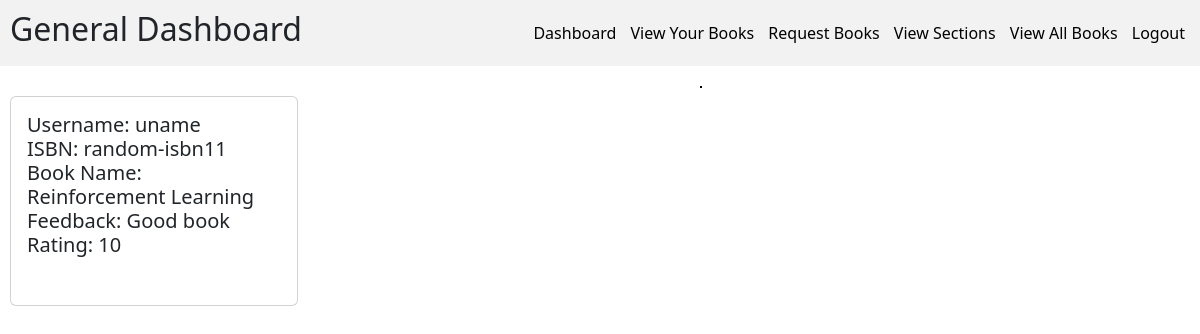
Before: /readFeedback/ (signed in) with the older database file.
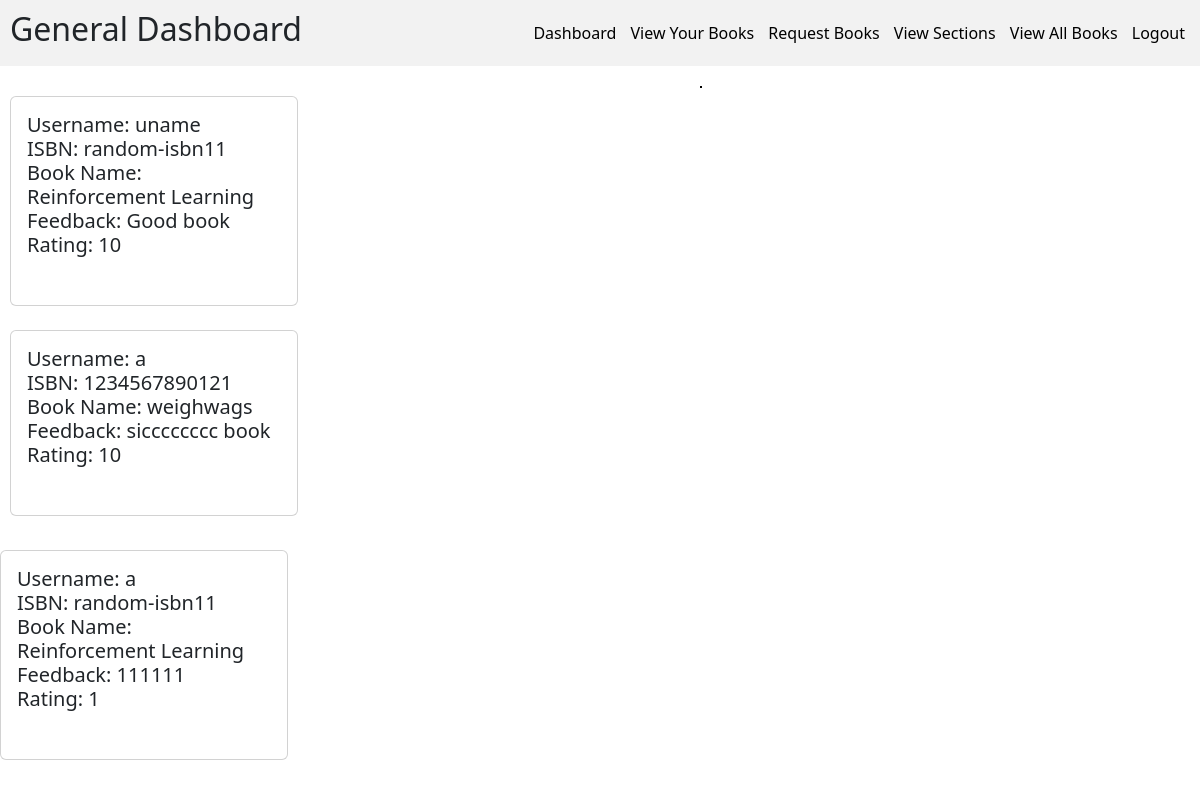
After: the same page with the newer database file.
### models.py (models this page shows)
class BookFeedbackModel(db.Model):
    __tablename__ = "book_feedback"
    uid = Column(Integer, ForeignKey("user_login.id"), primary_key=True)
    book_id = Column(Integer, ForeignKey("book.id"), primary_key=True)
    feedback = Column(String(500), nullable=False)
    rating = Column(Integer, nullable=False)

class UserLoginModel(db.Model, UserMixin):
    __tablename__ = "user_login"
    id = Column(Integer, primary_key=True, autoincrement=True)
    username = Column(String(40), unique=True, nullable=False)
    password = Column(String(80), nullable=False)

class BookModel(db.Model):
    __tablename__ = "book"
    id = Column(Integer, primary_key=True, autoincrement=True)
    isbn = Column(String(13), nullable=False, unique=True)
    name = Column(String(100), nullable=False)
    page_count = Column(Integer, nullable=False)
    content = Column(String, nullable=False)
    publisher = Column(String(100), nullable=False)
    volume = Column(Integer, nullable = False)
    section_id = Column(Integer, ForeignKey("section.id"), nullable=False)
    search_word = Column(String(500), nullable=False)
    price = Column(Integer, nullable=False)

### app.py (the view, shortened to what this page needs)
@app.route("/readFeedback/", methods=["GET"])
@login_required
def readFeedback():
    id = request.args.get("id")
    user_info = UserInfoModel.query.filter_by(uid=current_user.id).first()
    if not user_info:
        flash("User info not found")
        return redirect("/")
    role = user_info.role
    if id:
        book = BookModel.query.filter_by(id=id).first()
        if not book:
            flash("Book does not exist")
            return redirect(f"/{user_info.role.lower()}Dashboard")
    if not id:
        book_feedbacks = (
            BookFeedbackModel.query.join(
                BookModel, onclause=BookModel.id == BookFeedbackModel.book_id
            )
            .join(UserLoginModel, onclause=UserLoginModel.id == BookFeedbackModel.uid)
            .with_entities(
                BookModel.id,
                BookModel.isbn,
                BookModel.name,
                BookFeedbackModel.uid,
                BookFeedbackModel.feedback,
                BookFeedbackModel.rating,
                UserLoginModel.username,
            )
            .all()
        )
        return render_template(
            "readFeedback.html", book_feedbacks=book_feedbacks, role=role
        )

### blueprints/api.py (called while the page is built)
@login_manager.user_loader
def load_user(id):
    return UserLoginModel.query.get(id)

### templates/readFeedback.html (shortened to what this page needs)
{% if role == "Librarian" %}
{% extends "librarianBase.html" %}
{% else %}
{% extends "generalBase.html" %}
{% endif %}
{% block content %}
<div>
    {% if not book_feedbacks %}
    <h3>No feedbacks exist</h3>
    {% else %}
    {% for feedback in book_feedbacks %}
    <div class="card" style="width: 18rem;">
        <div class="card-body">
            <h5>
                Username: {{feedback.username}} <br>
                ISBN: {{feedback.isbn}} <br>
                Book Name: {{feedback.name}} <br>
                Feedback: {{feedback.feedback}} <br>
                Rating: {{feedback.rating}} <br> <br>
            </h5>
        </div>
    </div>
</div>
<br>
{% endfor %}
{% endif %}
{% endblock %}

Changed rows visible on the page:
added BookFeedbackModel: username "a", isbn "1234567890121", name "weighwags", feedback "sicccccccc book", rating "10"
added BookFeedbackModel: username "a", isbn "random-isbn11", name "Reinforcement Learning", feedback "111111", rating "1"
